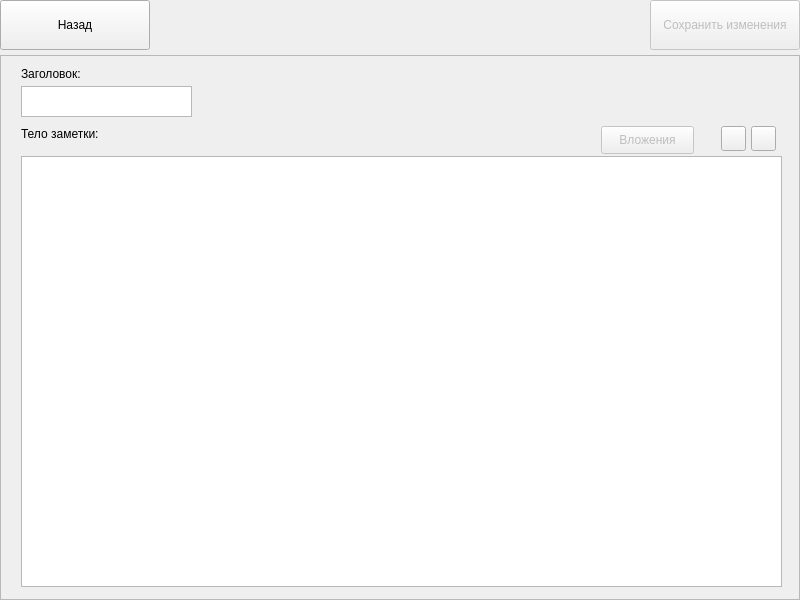
<?xml version="1.0" encoding="UTF-8"?>
<ui version="4.0">
 <class>window</class>
 <widget class="QMainWindow" name="window">
  <property name="geometry">
   <rect>
    <x>0</x>
    <y>0</y>
    <width>800</width>
    <height>600</height>
   </rect>
  </property>
  <property name="windowTitle">
   <string>Заметки</string>
  </property>
  <widget class="QWidget" name="centralwidget">
   <widget class="QPushButton" name="back_button">
    <property name="geometry">
     <rect>
      <x>0</x>
      <y>0</y>
      <width>150</width>
      <height>50</height>
     </rect>
    </property>
    <property name="text">
     <string>Назад</string>
    </property>
   </widget>
   <widget class="QScrollArea" name="scrollArea">
    <property name="geometry">
     <rect>
      <x>0</x>
      <y>55</y>
      <width>800</width>
      <height>545</height>
     </rect>
    </property>
    <property name="widgetResizable">
     <bool>true</bool>
    </property>
    <widget class="QWidget" name="scrollAreaWidgetContents">
     <property name="geometry">
      <rect>
       <x>0</x>
       <y>0</y>
       <width>798</width>
       <height>543</height>
      </rect>
     </property>
     <widget class="QTextEdit" name="input_title">
      <property name="geometry">
       <rect>
        <x>20</x>
        <y>30</y>
        <width>171</width>
        <height>31</height>
       </rect>
      </property>
     </widget>
     <widget class="QLabel" name="label_title">
      <property name="geometry">
       <rect>
        <x>20</x>
        <y>10</y>
        <width>80</width>
        <height>16</height>
       </rect>
      </property>
      <property name="text">
       <string>Заголовок:</string>
      </property>
     </widget>
     <widget class="QLabel" name="label_body">
      <property name="geometry">
       <rect>
        <x>20</x>
        <y>70</y>
        <width>90</width>
        <height>16</height>
       </rect>
      </property>
      <property name="text">
       <string>Тело заметки:</string>
      </property>
     </widget>
     <widget class="QTextEdit" name="input_body">
      <property name="geometry">
       <rect>
        <x>20</x>
        <y>100</y>
        <width>761</width>
        <height>431</height>
       </rect>
      </property>
     </widget>
     <widget class="QPushButton" name="add_image_button">
      <property name="geometry">
       <rect>
        <x>750</x>
        <y>70</y>
        <width>25</width>
        <height>25</height>
       </rect>
      </property>
      <property name="text">
       <string/>
      </property>
      <property name="icon">
       <iconset>
        <normaloff>icons/add_image.png</normaloff>icons/add_image.png</iconset>
      </property>
     </widget>
     <widget class="QPushButton" name="add_doc_button">
      <property name="geometry">
       <rect>
        <x>720</x>
        <y>70</y>
        <width>25</width>
        <height>25</height>
       </rect>
      </property>
      <property name="text">
       <string/>
      </property>
      <property name="icon">
       <iconset>
        <normaloff>icons/add_doc.png</normaloff>icons/add_doc.png</iconset>
      </property>
     </widget>
     <widget class="QPushButton" name="atachments_button">
      <property name="enabled">
       <bool>false</bool>
      </property>
      <property name="geometry">
       <rect>
        <x>600</x>
        <y>70</y>
        <width>93</width>
        <height>28</height>
       </rect>
      </property>
      <property name="text">
       <string>Вложения</string>
      </property>
     </widget>
    </widget>
   </widget>
   <widget class="QPushButton" name="save_changes_button">
    <property name="enabled">
     <bool>false</bool>
    </property>
    <property name="geometry">
     <rect>
      <x>650</x>
      <y>0</y>
      <width>150</width>
      <height>50</height>
     </rect>
    </property>
    <property name="text">
     <string>Сохранить изменения</string>
    </property>
   </widget>
  </widget>
 </widget>
 <resources/>
 <connections/>
</ui>
